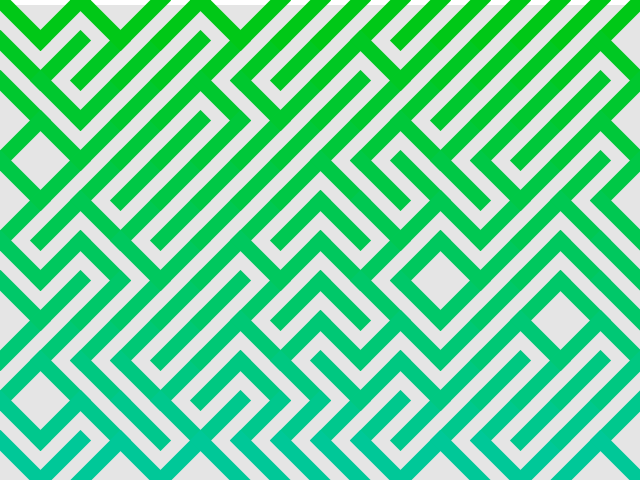
Frame 1 (no input)
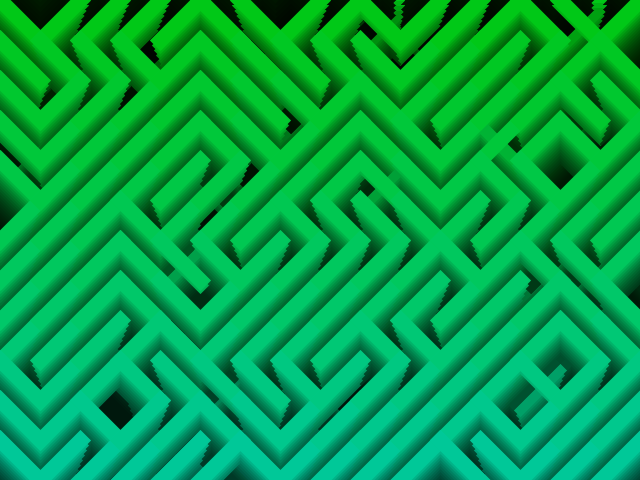
Frame 60 (the mouse pressed at the canvas centre just before this capture)
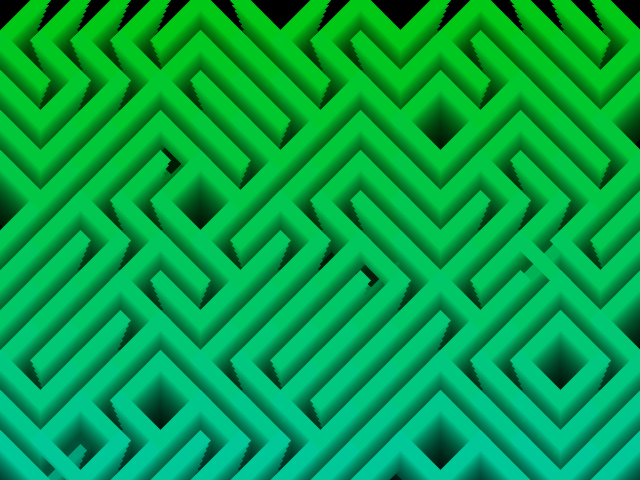
Frame 120 (the mouse held since frame 60 and released just before this capture)

The Processing sketch that drew these frames (run headless with seeded random() and noise(); from frame 60 on, the mouse is pressed at the canvas centre):

// Processing sketch: sketch_Jan29h
// ── sketch_Jan29h.pde
int s=40;
void setup() {
  size(640,480);
  background(255);
  
  colorMode(HSB);
}
void draw() {
  filter(ERODE);filter(ERODE);
  tint(230);
  image(get(),0,5);
  
  strokeWeight(15);
  strokeCap(PROJECT);
  
  for(int x=0; x < width; x+=s) {
    for(int y=0; y < height; y+=s) {
      stroke(map(y,0,height,90,120),255,200);
      if(noise(x/50f,y/50f,frameCount/100f)>0.5) {
        line(x,y,x+s,y+s);
      } else {
        line(x+s,y,x,y+s);
      }
    }
  }
}
